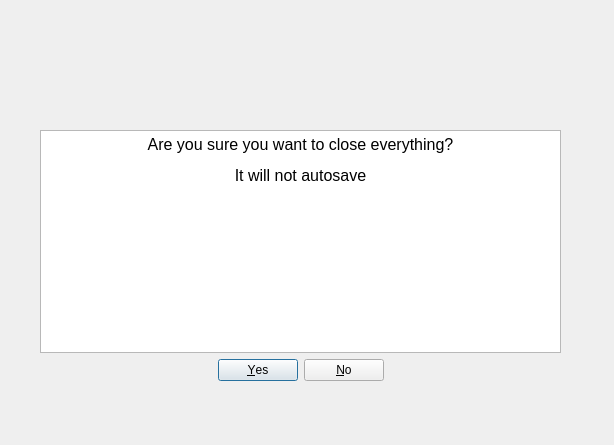
<?xml version="1.0" encoding="UTF-8"?>
<ui version="4.0">
 <class>Dialog</class>
 <widget class="QDialog" name="Dialog">
  <property name="geometry">
   <rect>
    <x>0</x>
    <y>0</y>
    <width>614</width>
    <height>445</height>
   </rect>
  </property>
  <property name="windowTitle">
   <string>Dialog</string>
  </property>
  <widget class="QWidget" name="layoutWidget">
   <property name="geometry">
    <rect>
     <x>40</x>
     <y>130</y>
     <width>521</width>
     <height>251</height>
    </rect>
   </property>
   <layout class="QVBoxLayout" name="verticalLayout">
    <item>
     <widget class="QTextEdit" name="textEdit">
      <property name="font">
       <font>
        <kerning>true</kerning>
       </font>
      </property>
      <property name="autoFillBackground">
       <bool>true</bool>
      </property>
      <property name="html">
       <string>&lt;!DOCTYPE HTML PUBLIC &quot;-//W3C//DTD HTML 4.0//EN&quot; &quot;http://www.w3.org/TR/REC-html40/strict.dtd&quot;&gt;
&lt;html&gt;&lt;head&gt;&lt;meta name=&quot;qrichtext&quot; content=&quot;1&quot; /&gt;&lt;style type=&quot;text/css&quot;&gt;
p, li { white-space: pre-wrap; }
&lt;/style&gt;&lt;/head&gt;&lt;body style=&quot; font-family:'MS Shell Dlg 2'; font-size:8.25pt; font-weight:400; font-style:normal;&quot;&gt;
&lt;p align=&quot;center&quot; style=&quot; margin-top:12px; margin-bottom:12px; margin-left:0px; margin-right:0px; -qt-block-indent:0; text-indent:0px;&quot;&gt;&lt;span style=&quot; font-size:12pt;&quot;&gt;Are you sure you want to close everything?&lt;/span&gt;&lt;/p&gt;
&lt;p align=&quot;center&quot; style=&quot; margin-top:12px; margin-bottom:12px; margin-left:0px; margin-right:0px; -qt-block-indent:0; text-indent:0px;&quot;&gt;&lt;span style=&quot; font-size:12pt;&quot;&gt;It will not autosave&lt;/span&gt;&lt;/p&gt;&lt;/body&gt;&lt;/html&gt;</string>
      </property>
     </widget>
    </item>
    <item>
     <widget class="QDialogButtonBox" name="buttonBox">
      <property name="layoutDirection">
       <enum>Qt::LeftToRight</enum>
      </property>
      <property name="orientation">
       <enum>Qt::Horizontal</enum>
      </property>
      <property name="standardButtons">
       <set>QDialogButtonBox::No|QDialogButtonBox::Yes</set>
      </property>
      <property name="centerButtons">
       <bool>true</bool>
      </property>
     </widget>
    </item>
   </layout>
   <zorder>buttonBox</zorder>
   <zorder>textEdit</zorder>
  </widget>
 </widget>
 <resources/>
 <connections>
  <connection>
   <sender>buttonBox</sender>
   <signal>accepted()</signal>
   <receiver>Dialog</receiver>
   <slot>accept()</slot>
   <hints>
    <hint type="sourcelabel">
     <x>249</x>
     <y>379</y>
    </hint>
    <hint type="destinationlabel">
     <x>157</x>
     <y>274</y>
    </hint>
   </hints>
  </connection>
  <connection>
   <sender>buttonBox</sender>
   <signal>rejected()</signal>
   <receiver>Dialog</receiver>
   <slot>reject()</slot>
   <hints>
    <hint type="sourcelabel">
     <x>317</x>
     <y>379</y>
    </hint>
    <hint type="destinationlabel">
     <x>286</x>
     <y>274</y>
    </hint>
   </hints>
  </connection>
  <connection>
   <sender>Dialog</sender>
   <signal>destroyed(QObject*)</signal>
   <receiver>Dialog</receiver>
   <slot>close()</slot>
   <hints>
    <hint type="sourcelabel">
     <x>46</x>
     <y>22</y>
    </hint>
    <hint type="destinationlabel">
     <x>604</x>
     <y>-13</y>
    </hint>
   </hints>
  </connection>
  <connection>
   <sender>Dialog</sender>
   <signal>destroyed()</signal>
   <receiver>Dialog</receiver>
   <slot>reject()</slot>
   <hints>
    <hint type="sourcelabel">
     <x>125</x>
     <y>56</y>
    </hint>
    <hint type="destinationlabel">
     <x>245</x>
     <y>117</y>
    </hint>
   </hints>
  </connection>
 </connections>
</ui>
